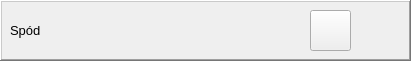
  <widget class="QFrame" name="frame_15">
   <property name="geometry">
    <rect>
     <x>10</x>
     <y>80</y>
     <width>411</width>
     <height>61</height>
    </rect>
   </property>
   <property name="frameShape">
    <enum>QFrame::WinPanel</enum>
   </property>
   <property name="frameShadow">
    <enum>QFrame::Raised</enum>
   </property>
   <widget class="QLabel" name="labelSpod">
    <property name="geometry">
     <rect>
      <x>110</x>
      <y>10</y>
      <width>181</width>
      <height>41</height>
     </rect>
    </property>
    <property name="minimumSize">
     <size>
      <width>0</width>
      <height>31</height>
     </size>
    </property>
    <property name="font">
     <font>
      <family>MS Shell Dlg 2</family>
      <pointsize>10</pointsize>
      <weight>75</weight>
      <bold>true</bold>
     </font>
    </property>
    <property name="styleSheet">
     <string notr="true"/>
    </property>
    <property name="text">
     <string/>
    </property>
    <property name="scaledContents">
     <bool>true</bool>
    </property>
    <property name="alignment">
     <set>Qt::AlignLeading|Qt::AlignLeft|Qt::AlignVCenter</set>
    </property>
   </widget>
   <widget class="QPushButton" name="pushButton_25">
    <property name="geometry">
     <rect>
      <x>310</x>
      <y>10</y>
      <width>41</width>
      <height>41</height>
     </rect>
    </property>
    <property name="sizePolicy">
     <sizepolicy hsizetype="Fixed" vsizetype="Minimum">
      <horstretch>0</horstretch>
      <verstretch>0</verstretch>
     </sizepolicy>
    </property>
    <property name="font">
     <font>
      <pointsize>10</pointsize>
     </font>
    </property>
    <property name="text">
     <string/>
    </property>
    <property name="icon">
     <iconset resource="zasoby.qrc">
      <normaloff>:/zasoby/select.png</normaloff>:/zasoby/select.png</iconset>
    </property>
    <property name="iconSize">
     <size>
      <width>39</width>
      <height>39</height>
     </size>
    </property>
   </widget>
   <widget class="QLabel" name="label_29">
    <property name="geometry">
     <rect>
      <x>10</x>
      <y>10</y>
      <width>101</width>
      <height>41</height>
     </rect>
    </property>
    <property name="font">
     <font>
      <family>MS Shell Dlg 2</family>
      <pointsize>10</pointsize>
     </font>
    </property>
    <property name="text">
     <string>Spód</string>
    </property>
   </widget>
  </widget>
